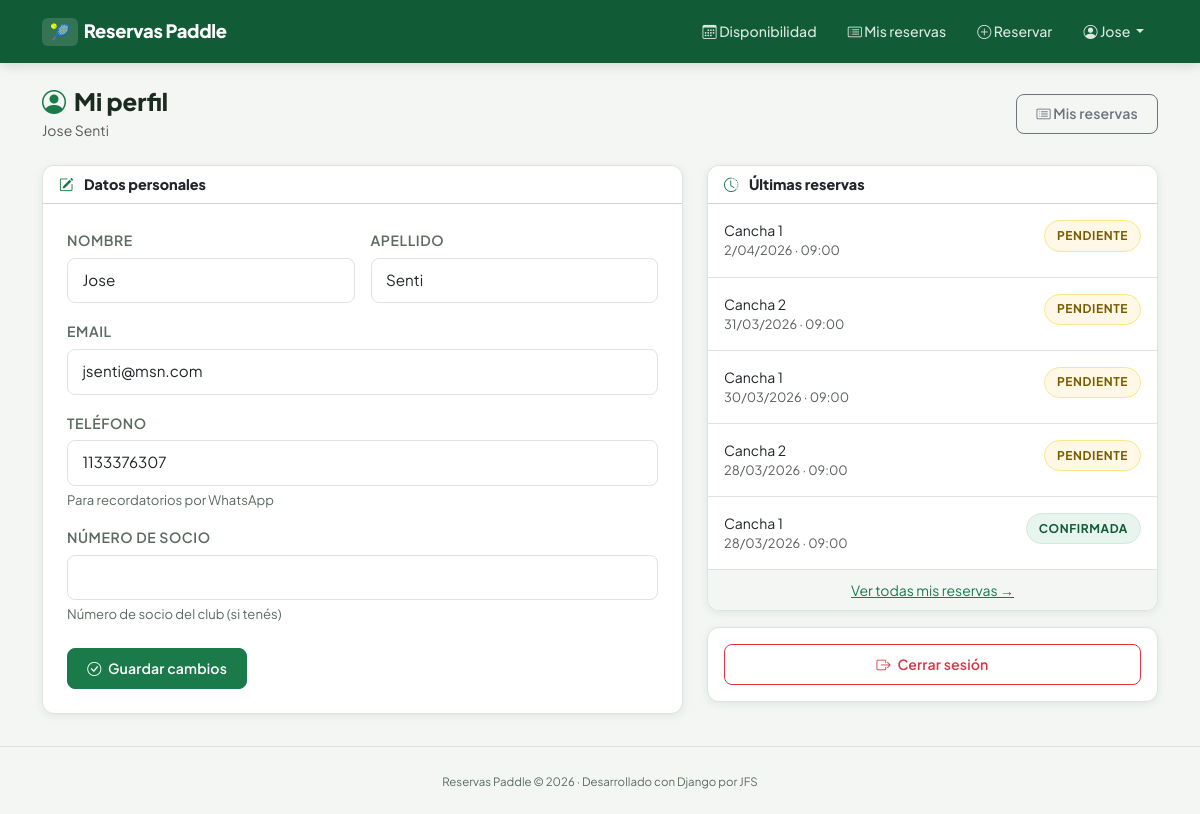
The page /usuarios/perfil/ (signed in) on the database its author committed.
### usuarios/models.py (models this page shows, shortened)
class PerfilUsuario(models.Model):
    usuario = models.OneToOneField(
        User,
        on_delete=models.CASCADE,
        related_name='perfil',
        verbose_name='Usuario'
    )
    telefono = models.CharField(
        max_length=20,
        blank=True,
        verbose_name='Teléfono',
        help_text='Número de contacto (WhatsApp)'
    )
    numero_socio = models.CharField(
        max_length=20,
        blank=True,
        verbose_name='Número de socio',
        help_text='Número de socio del club (opcional)'
    )
    class Meta:
        verbose_name = 'Perfil de usuario'
        verbose_name_plural = 'Perfiles de usuarios'

### reservas/models.py (models this page shows, shortened)
class Reserva(models.Model):
    ESTADO_PENDIENTE  = 'pendiente'
    ESTADO_CONFIRMADA = 'confirmada'
    ESTADO_CANCELADA  = 'cancelada'
    ESTADO_CHOICES = [
        (ESTADO_PENDIENTE,  'Pendiente'),
        (ESTADO_CONFIRMADA, 'Confirmada'),
        (ESTADO_CANCELADA,  'Cancelada'),
    ]
    usuario = models.ForeignKey(
        User,
        on_delete=models.CASCADE,
        related_name='reservas',
        verbose_name='Usuario'
    )
    cancha = models.ForeignKey(
        Cancha,
        on_delete=models.CASCADE,
        related_name='reservas',
        verbose_name='Cancha'
    )
    horario = models.ForeignKey(
        HorarioDisponible,
        on_delete=models.CASCADE,
        related_name='reservas',
        verbose_name='Horario'
    )
    fecha = models.DateField(
        verbose_name='Fecha',
        help_text='Día en que se jugará'
    )
    estado = models.CharField(
        max_length=20,
        choices=ESTADO_CHOICES,
        default=ESTADO_PENDIENTE,
        verbose_name='Estado'
    )
    pagado = models.BooleanField(
        default=False,
        verbose_name='Pagado'
    )
    creada_en     = models.DateTimeField(auto_now_add=True)
    actualizada_en = models.DateTimeField(auto_now=True)
    class Meta:
        verbose_name = 'Reserva'
        verbose_name_plural = 'Reservas'
        ordering = ['fecha', 'horario__hora_inicio']
        constraints = [
            models.UniqueConstraint(
                fields=['cancha', 'fecha', 'horario'],
                name='reserva_unica_por_cancha_fecha_horario'
            )
        ]

### canchas/models.py (models this page shows, shortened)
class Cancha(models.Model):
    nombre = models.CharField(
        max_length=100,
        verbose_name='Nombre',
        help_text='Ej: Cancha 1, Cancha Central, Cancha Techada'
    )
    descripcion = models.TextField(
        blank=True,
        verbose_name='Descripción',
        help_text='Información adicional (superficie, iluminación, etc.)'
    )
    activa = models.BooleanField(
        default=True,
        verbose_name='Activa',
        help_text='Desmarcá si la cancha está fuera de servicio'
    )
    creada_en = models.DateTimeField(auto_now_add=True)
    class Meta:
        verbose_name = 'Cancha'
        verbose_name_plural = 'Canchas'
        ordering = ['nombre']

class HorarioDisponible(models.Model):
    DIAS_CHOICES = [
        ('lunes',     'Lunes'),
        ('martes',    'Martes'),
        ('miércoles', 'Miércoles'),
        ('jueves',    'Jueves'),
        ('viernes',   'Viernes'),
        ('sábado',    'Sábado'),
        ('domingo',   'Domingo'),
    ]
    hora_inicio = models.TimeField(
        verbose_name='Hora de inicio',
        help_text='Ej: 08:00'
    )
    hora_fin = models.TimeField(
        verbose_name='Hora de fin',
        help_text='Ej: 09:00'
    )
    dias_semana = models.CharField(
        max_length=100,
        verbose_name='Días disponibles',
        help_text='Separados por coma. Ej: lunes,martes,miércoles'
    )
    activo = models.BooleanField(
        default=True,
        verbose_name='Activo'
    )
    class Meta:
        verbose_name = 'Horario disponible'
        verbose_name_plural = 'Horarios disponibles'
        ordering = ['hora_inicio']

### usuarios/views.py (the view)
# urls.py: path('perfil/', views.perfil, name='perfil'),
@login_required
def perfil(request):
    if request.method == 'POST':
        form = PerfilForm(
            request.POST,
            instance=request.user.perfil,
            user=request.user,
        )
        if form.is_valid():
            form.save()
            messages.success(request, 'Perfil actualizado correctamente.')
            return redirect('usuarios:perfil')
    else:
        form = PerfilForm(
            instance=request.user.perfil,
            user=request.user,
        )
    from reservas.models import Reserva
    ultimas_reservas = Reserva.objects.filter(
        usuario=request.user
    ).order_by('-fecha', '-creada_en')[:5]
    context = {
        'form'            : form,
        'ultimas_reservas': ultimas_reservas,
    }
    return render(request, 'usuarios/perfil.html', context)

### usuarios/forms.py (shortened to what this page needs)
class PerfilForm(forms.ModelForm):
    first_name = forms.CharField(
        max_length=50,
        label='Nombre',
        widget=forms.TextInput(attrs={'class': 'form-control'}),
    )
    last_name = forms.CharField(
        max_length=50,
        label='Apellido',
        widget=forms.TextInput(attrs={'class': 'form-control'}),
    )
    email = forms.EmailField(
        label='Email',
        widget=forms.EmailInput(attrs={'class': 'form-control'}),
    )
    class Meta:
        model  = PerfilUsuario
        fields = ['telefono', 'numero_socio']
        widgets = {
            'telefono'     : forms.TextInput(attrs={'class': 'form-control'}),
            'numero_socio' : forms.TextInput(attrs={'class': 'form-control'}),
        }
    def __init__(self, *args, **kwargs):
        self.user = kwargs.pop('user', None)
        super().__init__(*args, **kwargs)
        if self.user:
            self.fields['first_name'].initial = self.user.first_name
            self.fields['last_name'].initial  = self.user.last_name
            self.fields['email'].initial      = self.user.email

### usuarios/templates/usuarios/perfil.html (shortened to what this page needs)
{% extends 'base.html' %}
{% block contenido %}
<div class="d-flex justify-content-between align-items-center mb-4">
  <div>
    <h4 class="fw-800 mb-1">
      <i class="bi bi-person-circle text-verde me-2"></i>Mi perfil
    </h4>
    <p class="text-muted small mb-0">
      {{ user.get_full_name|default:user.username }}
    </p>
  </div>
  <a href="{% url 'reservas:mis_reservas' %}" class="btn btn-outline-secondary btn-sm">
    <i class="bi bi-card-list"></i> Mis reservas
  </a>
</div>
<div class="row g-4">
  <div class="col-12 col-md-7">
    <div class="card">
      <div class="card-header bg-white">
        <i class="bi bi-pencil-square text-verde me-2"></i>
        <strong>Datos personales</strong>
      </div>
      <div class="card-body p-4">
        <form method="post" novalidate>
          <div class="row g-3 mb-3">
            <div class="col-6">
              <label class="form-label">{{ form.first_name.label }}</label>
              {{ form.first_name }}
            </div>
            <div class="col-6">
              <label class="form-label">{{ form.last_name.label }}</label>
              {{ form.last_name }}
            </div>
          </div>
          <div class="mb-3">
            <label class="form-label">{{ form.email.label }}</label>
            {{ form.email }}
          </div>
          <div class="mb-3">
            <label class="form-label">{{ form.telefono.label }}</label>
            {{ form.telefono }}
            <div class="form-text">Para recordatorios por WhatsApp</div>
          </div>
          <div class="mb-4">
            <label class="form-label">{{ form.numero_socio.label }}</label>
            {{ form.numero_socio }}
            <div class="form-text">Número de socio del club (si tenés)</div>
          </div>
          <button type="submit" class="btn btn-success">
            <i class="bi bi-check-circle me-1"></i> Guardar cambios
          </button>
        </form>
      </div>
    </div>
  </div>
  <div class="col-12 col-md-5">
    <div class="card">
      <div class="card-header bg-white">
        <i class="bi bi-clock-history text-verde me-2"></i>
        <strong>Últimas reservas</strong>
      </div>
      {% if ultimas_reservas %}
      <ul class="list-group list-group-flush">
        {% for reserva in ultimas_reservas %}
        <li class="list-group-item px-3 py-3">
          <div class="d-flex justify-content-between align-items-start">
            <div>
              <div class="fw-600 small">{{ reserva.cancha.nombre }}</div>
              <div class="text-muted" style="font-size:0.8rem;">
                {{ reserva.fecha|date:"j/m/Y" }} ·
                {{ reserva.horario.hora_inicio|time:"H:i" }}
              </div>
            </div>
            {% if reserva.estado == 'confirmada' %}
              <span class="badge-estado badge-confirmada">Confirmada</span>
            {% elif reserva.estado == 'pendiente' %}
              <span class="badge-estado badge-pendiente">Pendiente</span>
            {% else %}
              <span class="badge-estado badge-cancelada">Cancelada</span>
            {% endif %}
          </div>
        </li>
        {% endfor %}
      </ul>
      <div class="card-footer text-center">
        <a href="{% url 'reservas:mis_reservas' %}" class="text-verde small fw-600">
          Ver todas mis reservas →
        </a>
      </div>
      {% endif %}
    </div>
    <div class="card mt-3">
      <div class="card-body p-3">
        <form method="post" action="{% url 'usuarios:logout' %}">
          <button type="submit" class="btn btn-outline-danger w-100">
            <i class="bi bi-box-arrow-right me-1"></i> Cerrar sesión
          </button>
        </form>
      </div>
    </div>
  </div>
</div>
{% endblock %}

### reservas/templates/base.html (shortened to what this page needs)
<!DOCTYPE html>
<html lang="es">
<head>
    <link href="https://cdn.jsdelivr.net/npm/bootstrap@5.3.0/dist/css/bootstrap.min.css" rel="stylesheet">
    <link href="https://cdn.jsdelivr.net/npm/bootstrap-icons@1.11.0/font/bootstrap-icons.css" rel="stylesheet">
    {% load static %}
    <link rel="stylesheet" href="{% static 'css/estilos.css' %}">
</head>
<body>
<nav class="navbar navbar-expand-lg navbar-dark">
    <div class="container">
        <a class="navbar-brand" href="{% url 'reservas:inicio' %}">
            <span>🎾</span>Reservas Paddle
        </a>
        <div class="collapse navbar-collapse" id="nav">
            <ul class="navbar-nav ms-auto gap-1">
                <li class="nav-item">
                    <a class="nav-link" href="{% url 'reservas:inicio' %}">
                        <i class="bi bi-calendar3"></i> Disponibilidad
                    </a>
                </li>
                {% if user.is_authenticated %}
                    <li class="nav-item">
                        <a class="nav-link" href="{% url 'reservas:mis_reservas' %}">
                            <i class="bi bi-card-list"></i> Mis reservas
                        </a>
                    </li>
                    <li class="nav-item">
                        <a class="nav-link" href="{% url 'reservas:crear_reserva' %}">
                            <i class="bi bi-plus-circle"></i> Reservar
                        </a>
                    </li>
                    <li class="nav-item dropdown">
                        <a class="nav-link dropdown-toggle" href="#" data-bs-toggle="dropdown">
                            <i class="bi bi-person-circle"></i>
                            {{ user.first_name|default:user.username }}
                        </a>
                    </li>
                {% else %}
                    <li class="nav-item">
                        <a class="nav-link" href="{% url 'reservas:crear_reserva' %}">
                            <i class="bi bi-box-arrow-in-right"></i> Ingresar
                        </a>
                    </li>
                {% endif %}
            </ul>
        </div>
    </div>
</nav>
<main class="container py-4">
    {% block contenido %}{% endblock %}
</main>
<footer class="text-center py-4 mt-2">
    <small>Reservas Paddle &copy; 2026 · Desarrollado con Django por JFS</small>
</footer>
</body>
</html>

### reservas_club/static/reservas_club/css/estilos.css (style rules this page uses)
:root { --verde: #1a7a4a; --verde-oscuro: #115c36; --verde-claro: #e8f5ee; --verde-suave: #d1ead9; --gris-fondo: #f4f6f4; --gris-borde: #dee2e0; --texto: #1c2b22; --texto-suave: #5a6b60; --blanco: #ffffff; --sombra: 0 2px 8px rgba(26, 122, 74, 0.10); --sombra-hover: 0 4px 16px rgba(26, 122, 74, 0.18); --radio: 12px; --radio-sm: 8px; --transicion: all 0.2s ease; }
body { font-family: 'Plus Jakarta Sans', sans-serif; background-color: var(--gris-fondo); color: var(--texto); -webkit-font-smoothing: antialiased; }
.navbar { background: var(--verde-oscuro) !important; box-shadow: 0 2px 12px rgba(0,0,0,0.15); padding: 0.75rem 0; }
.navbar-brand { font-weight: 800; font-size: 1.15rem; letter-spacing: -0.3px; color: var(--blanco) !important; }
.navbar-brand span { display: inline-block; background: rgba(255,255,255,0.15); border-radius: 6px; padding: 2px 8px; margin-right: 6px; font-size: 1rem; }
.nav-link { font-size: 0.88rem; font-weight: 500; color: rgba(255,255,255,0.85) !important; padding: 0.5rem 0.85rem !important; border-radius: var(--radio-sm); transition: var(--transicion); }
.card { border: 1px solid var(--gris-borde) !important; border-radius: var(--radio) !important; box-shadow: var(--sombra); transition: var(--transicion); }
.card-header { border-radius: var(--radio) var(--radio) 0 0 !important; font-weight: 600; font-size: 0.9rem; }
.card-footer { border-radius: 0 0 var(--radio) var(--radio) !important; background: var(--gris-fondo) !important; }
.btn { font-weight: 600; font-size: 0.88rem; border-radius: var(--radio-sm); padding: 0.55rem 1.2rem; transition: var(--transicion); letter-spacing: 0.01em; }
.btn-success { background: var(--verde) !important; border-color: var(--verde) !important; }
.form-control, .form-select { border-radius: var(--radio-sm); border-color: var(--gris-borde); padding: 0.65rem 0.9rem; font-size: 0.95rem; transition: var(--transicion); }
.form-label { font-weight: 600; font-size: 0.88rem; color: var(--texto-suave); margin-bottom: 0.4rem; text-transform: uppercase; letter-spacing: 0.04em; }
.form-text { color: var(--texto-suave); font-size: 0.82rem; }
.badge-estado { font-size: 0.75rem; font-weight: 700; padding: 0.35rem 0.75rem; border-radius: 20px; text-transform: uppercase; letter-spacing: 0.05em; }
.badge-confirmada { background: var(--verde-claro); color: var(--verde-oscuro); border: 1px solid var(--verde-suave); }
.badge-pendiente { background: #fff8e6; color: #7a5c00; border: 1px solid #fde68a; }
footer { font-size: 0.82rem; color: var(--texto-suave); border-top: 1px solid var(--gris-borde) !important; }
.text-verde { color: var(--verde) !important; }
.fw-800 { font-weight: 800 !important; }

### rows shown on the page
PerfilUsuario: telefono "1133376307"
Reserva: cancha.nombre "Cancha 1", fecha "2/04/2026", horario.hora_inicio "09:00", estado "PENDIENTE"
Reserva: cancha.nombre "Cancha 2", fecha "31/03/2026", horario.hora_inicio "09:00", estado "PENDIENTE"
Reserva: cancha.nombre "Cancha 1", fecha "30/03/2026", horario.hora_inicio "09:00", estado "PENDIENTE"
Reserva: cancha.nombre "Cancha 2", fecha "28/03/2026", horario.hora_inicio "09:00", estado "PENDIENTE"
Reserva: cancha.nombre "Cancha 1", fecha "28/03/2026", horario.hora_inicio "09:00", estado "CONFIRMADA"

### other values the page prints
{{ user.first_name|default:user.username }} "Jose"
{{ user.get_full_name|default:user.username }} "Jose Senti"
